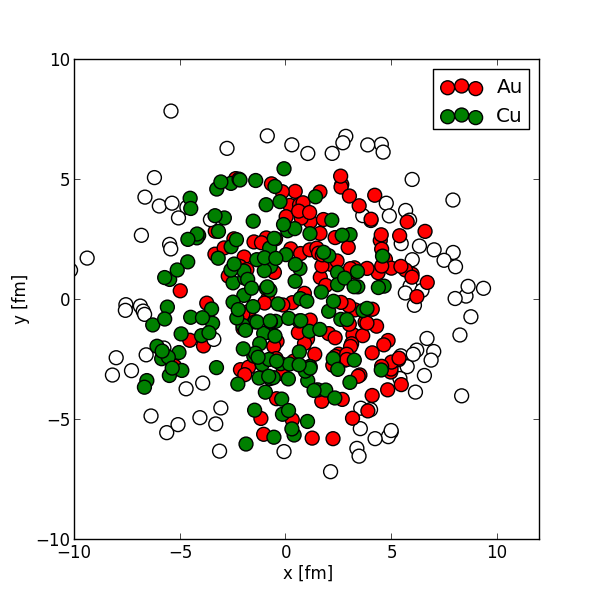

Recreate this plot in Python.
#!/usr/bin/env python
# _*_ coding: utf-8 _*_

"""document of the module"""


import os
import sys
import subprocess
import matplotlib.pyplot as plt
import numpy as np
from matplotlib.patches import Ellipse, Circle


fileobj = open("../../ampt/ana/npart-xy.dat")
xlist = []
ylist = []
eventHead = fileobj.readline()
multiProjectile = int(eventHead.split()[2])
multiTarget = int(eventHead.split()[3])

projectileX = []
projectileY = []
targetX = []
targetY = []
partPX = []
partPY = []
obsPx = []
obsPy = []
partTX = []
partTY = []
obsTx = []
obsTy = []

for inum in range(multiProjectile+multiTarget):
    eachline = fileobj.readline().split()
    x = float(eachline[0])
    y = float(eachline[1])
    iteration = int(eachline[2])
    status = int(eachline[3])
    z = float(eachline[4])
    if iteration > 0:
        projectileX.append(x)
        projectileY.append(y)
        if status > 0:
            partPX.append(x)
            partPY.append(y)
        else:
            obsPx.append(x)
            obsPy.append(y)
        
    if iteration < 0:
        targetX.append(x)
        targetY.append(y)
        if status > 0:
            partTX.append(x)
            partTY.append(y)
        else:
            obsTx.append(x)
            obsTy.append(y)


fig = plt.figure(figsize=(10,10), dpi=150)
fig.set_size_inches(6, 6)

plt.scatter(obsPx, obsPy, s=100, c='w', marker='o')
ax1 = plt.scatter(partPX, partPY, s=100, c='r', marker='o')
plt.scatter(obsTx, obsTy, s=100, c='w', marker='o')
ax2 = plt.scatter(partTX, partTY, s=100, c='g', marker='o')

plt.xlim(-10, 12)
plt.ylim(-10, 10)
plt.xlabel("x [fm]")
plt.ylabel("y [fm]")
plt.legend((ax1, ax2), ("Au", "Cu"))
plt.savefig("initial.png")
plt.show()
